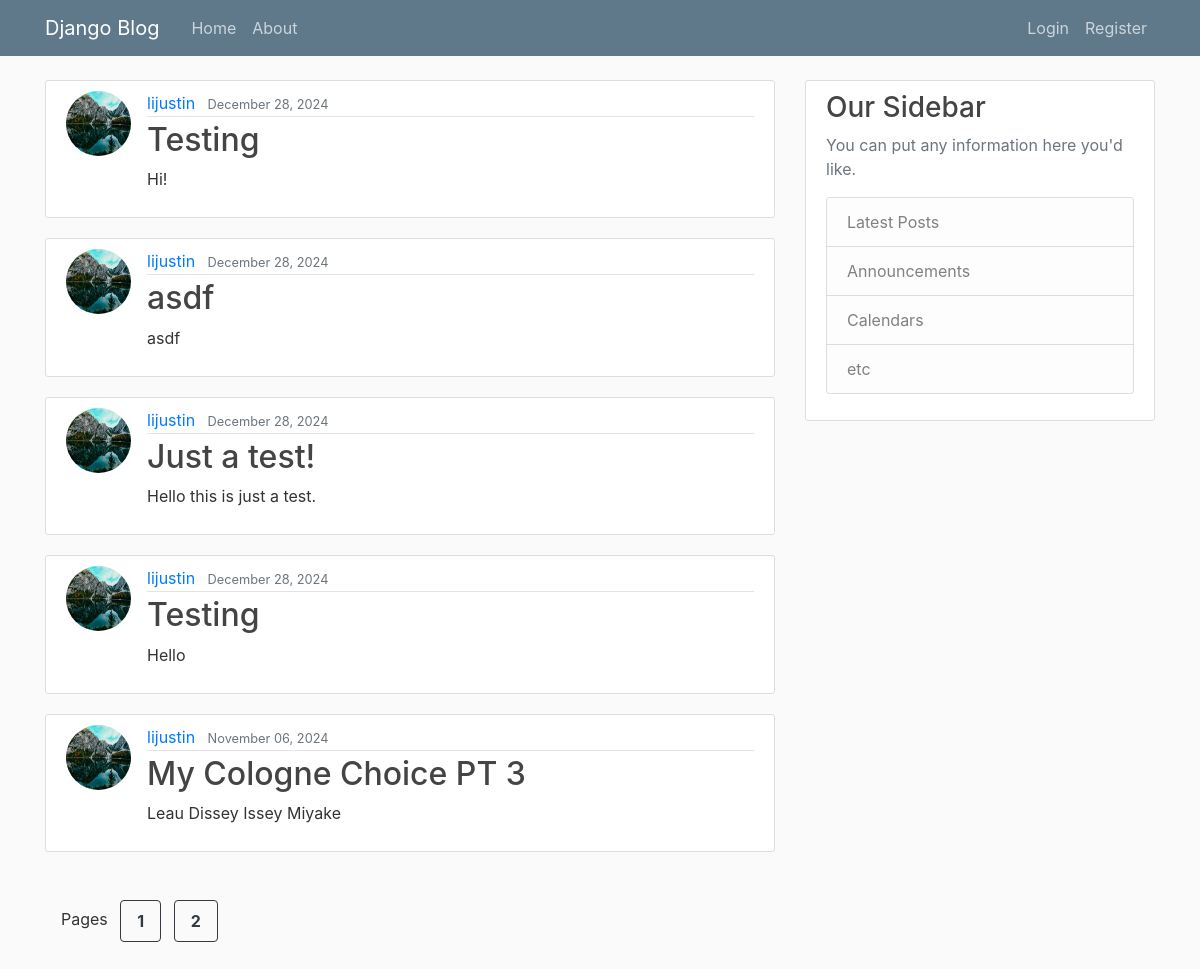
Before: / with the older database file.
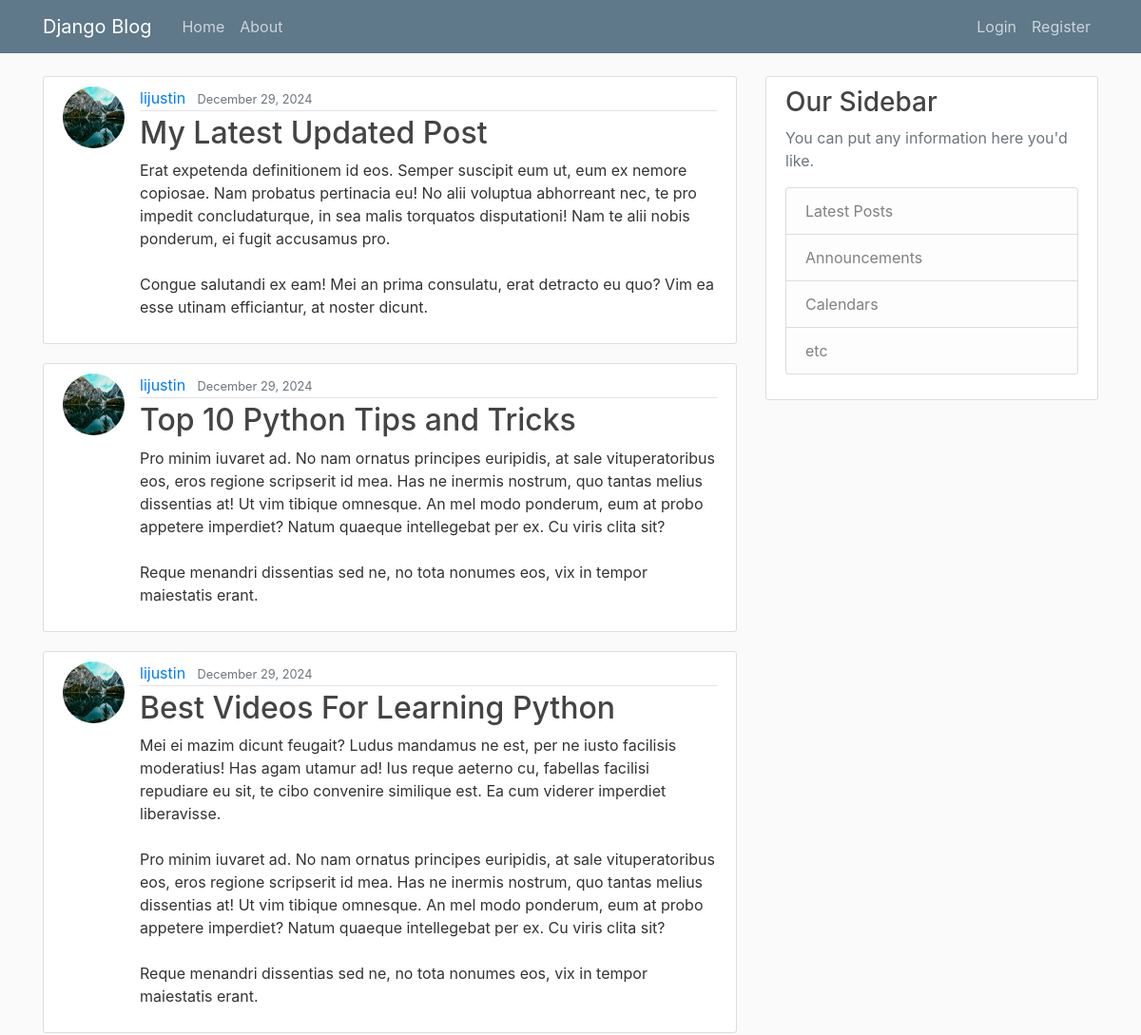
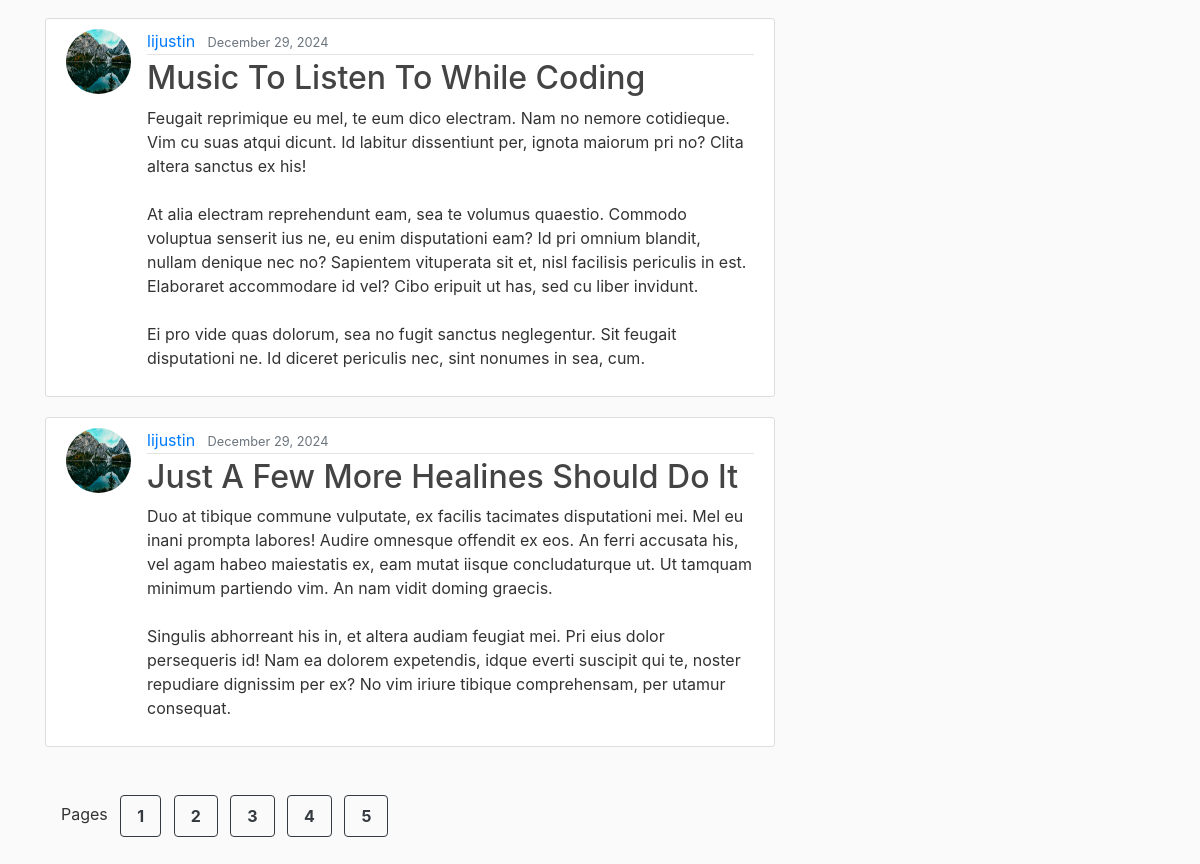
After: the same page with the newer database file (2 pictures, top to bottom).
### blog/models.py (models this page shows, shortened)
class Post(models.Model):  #Each class would be its own table in database
    title = models.CharField(max_length=100) #Character field/String single line
    content = models.TextField() #Lines and lines of text unrestricted
    date_posted = models.DateTimeField(default=timezone.now) #auto_now: when updated/created  auto_now_add:only when created
    author = models.ForeignKey(User, on_delete=models.CASCADE) #if user created post and was deleted, do we want to delete their posts or hold them as null

### users/models.py (models this page shows, shortened)
class Profile(models.Model):
    user = models.OneToOneField(User, on_delete=models.CASCADE) #one to one relationship with a profile and user, cascade to delete user and profile
    image = models.ImageField(default = 'default.jpg', upload_to='profile_pics') #default image is default.jpg, if user puts in picture, it is sent to that directory

### blog/views.py (the view)
# urls.py: path('', PostListView.as_view() , name='blog-home'),
class PostListView(ListView):
    model = Post
    template_name = 'blog/home.html' #rerouting our template from list to home
    context_object_name = 'posts' #We need this variable name template for easy reference {{posts}} instead of {{object_list}}
    ordering = ['-date_posted'] #We are essentially ordering our blogs such that (with -) the most recent are at the top
    paginate_by = 5 #posts per page

### blog/templates/blog/home.html (shortened to what this page needs)
{% extends "blog/base.html" %}
{% block content%}
    {% for post in posts%}
        <article class="media content-section">
            <img class="rounded-circle article-img" src="{{ post.author.profile.image.url }}" alt="">
            <div class="media-body">
                <div class="article-metadata">
                    <a class="mr-2" href="#">{{ post.author }}</a>
                    <small class="text-muted">{{ post.date_posted|date:"F d, Y" }}</small>
                </div>
                <h2><a class="article-title" href="{% url 'post-detail' post.id %}">{{ post.title }}</a></h2>
                <p class="article-content">{{ post.content }}</p>
            </div>
        </article>
    {% endfor %}
    {% if is_paginated %}
        <div class="my-5 ml-3 ">
            Pages
            {% for page_num in paginator.page_range %}
                <a class="btn btn-outline-dark color-black ml-2 px-3 py-2" href="/?page={{page_num}}"><strong>{{page_num}}</strong></a>
            {% endfor %}
        </div>
    {% endif %}
{% endblock content %}

Changed rows visible on the page:
no longer on this page (row unchanged): Post: author.profile.image (picture), author "lijustin", date_posted "December 28, 2024", title "Testing", content "Hi!"
no longer on this page (row unchanged): Post: author.profile.image (picture), author "lijustin", date_posted "December 28, 2024", title "asdf", content "asdf"
no longer on this page (row unchanged): Post: author.profile.image (picture), author "lijustin", date_posted "December 28, 2024", title "Just a test!", content "Hello this is just a test."
no longer on this page (row unchanged): Post: author.profile.image (picture), author "lijustin", date_posted "December 28, 2024", title "Testing", content "Hello"
no longer on this page (row unchanged): Post: author.profile.image (picture), author "lijustin", date_posted "November 06, 2024", title "My Cologne Choice PT 3", content "Leau Dissey Issey Miyake"
added Post: author.profile.image (picture), author "lijustin", date_posted "December 29, 2024", title "My Latest Updated Post", content "Erat expetenda definitionem id eos. Semper suscipit eum ut, eum ex nemore copiosae. Nam probatus pertinacia eu! No alii voluptua abhorreant nec, te pro impedit concludaturque, in sea malis torquatos disputationi! Nam te alii nobis ponderum, ei fugit accusamus pro. Congue salutandi ex eam! Mei an prima consulatu, erat detracto eu quo? Vim ea esse utinam efficiantur, at noster dicunt."
added Post: author.profile.image (picture), author "lijustin", date_posted "December 29, 2024", title "Top 10 Python Tips and Tricks", content "Pro minim iuvaret ad. No nam ornatus principes euripidis, at sale vituperatoribus eos, eros regione scripserit id mea. Has ne inermis nostrum, quo tantas melius dissentias at! Ut vim tibique omnesque. An mel modo ponderum, eum at probo appetere imperdiet? Natum quaeque intellegebat per ex. Cu viris clita sit? Reque menandri dissentias sed ne, no tota nonumes eos, vix in tempor maiestatis erant."
added Post: author.profile.image (picture), author "lijustin", date_posted "December 29, 2024", title "Best Videos For Learning Python", content "Mei ei mazim dicunt feugait? Ludus mandamus ne est, per ne iusto facilisis moderatius! Has agam utamur ad! Ius reque aeterno cu, fabellas facilisi repudiare eu sit, te cibo convenire similique est. Ea cum viderer imperdiet liberavisse. Pro minim iuvaret ad. No nam ornatus principes euripidis, at sale vituperatoribus eos, eros regione scripserit id mea. Has ne inermis nostrum, quo tantas melius dissentias at! Ut vim tibique omnesque. An mel modo ponderum, eum at probo appetere imperdiet? Natum quaeque intellegebat per ex. Cu viris clita sit? Reque menandri dissentias sed ne, no tota nonumes eos, vix in tempor maiestatis erant."
added Post: author.profile.image (picture), author "lijustin", date_posted "December 29, 2024", title "Music To Listen To While Coding", content "Feugait reprimique eu mel, te eum dico electram. Nam no nemore cotidieque. Vim cu suas atqui dicunt. Id labitur dissentiunt per, ignota maiorum pri no? Clita altera sanctus ex his! At alia electram reprehendunt eam, sea te volumus quaestio. Commodo voluptua senserit ius ne, eu enim disputationi eam? Id pri omnium blandit, nullam denique nec no? Sapientem vituperata sit et, nisl facilisis periculis in est. Elaboraret accommodare id vel? Cibo eripuit ut has, sed cu liber invidunt. Ei pro vide quas dolorum, sea no fugit sanctus neglegentur. Sit feugait disputationi ne. Id diceret periculis nec, sint nonumes in sea, cum."
added Post: author.profile.image (picture), author "lijustin", date_posted "December 29, 2024", title "Just A Few More Healines Should Do It", content "Duo at tibique commune vulputate, ex facilis tacimates disputationi mei. Mel eu inani prompta labores! Audire omnesque offendit ex eos. An ferri accusata his, vel agam habeo maiestatis ex, eam mutat iisque concludaturque ut. Ut tamquam minimum partiendo vim. An nam vidit doming graecis. Singulis abhorreant his in, et altera audiam feugiat mei. Pri eius dolor persequeris id! Nam ea dolorem expetendis, idque everti suscipit qui te, noster repudiare dignissim per ex? No vim iriure tibique comprehensam, per utamur consequat."
Other visible differences:
new list line: "3"
new list line: "4"
new list line: "5"
